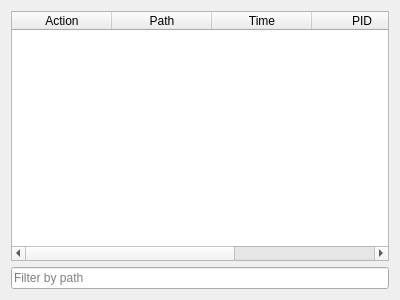
<?xml version="1.0" encoding="UTF-8"?>
<ui version="4.0">
 <class>ActionsTable</class>
 <widget class="QWidget" name="ActionsTable">
  <property name="geometry">
   <rect>
    <x>0</x>
    <y>0</y>
    <width>400</width>
    <height>300</height>
   </rect>
  </property>
  <property name="windowTitle">
   <string notr="true">ActionsTable</string>
  </property>
  <layout class="QVBoxLayout" name="main_layout">
   <item>
    <widget class="QTableWidget" name="main_table">
     <column>
      <property name="text">
       <string>Action</string>
      </property>
     </column>
     <column>
      <property name="text">
       <string>Path</string>
      </property>
     </column>
     <column>
      <property name="text">
       <string>Time</string>
      </property>
     </column>
     <column>
      <property name="text">
       <string>PID</string>
      </property>
      <property name="whatsThis">
       <string extracomment="PID is short for Process ID"/>
      </property>
     </column>
     <column>
      <property name="text">
       <string>Process name</string>
      </property>
     </column>
    </widget>
   </item>
   <item>
    <widget class="QLineEdit" name="path_filter_edit">
     <property name="placeholderText">
      <string>Filter by path</string>
     </property>
    </widget>
   </item>
  </layout>
 </widget>
 <resources/>
 <connections/>
</ui>
